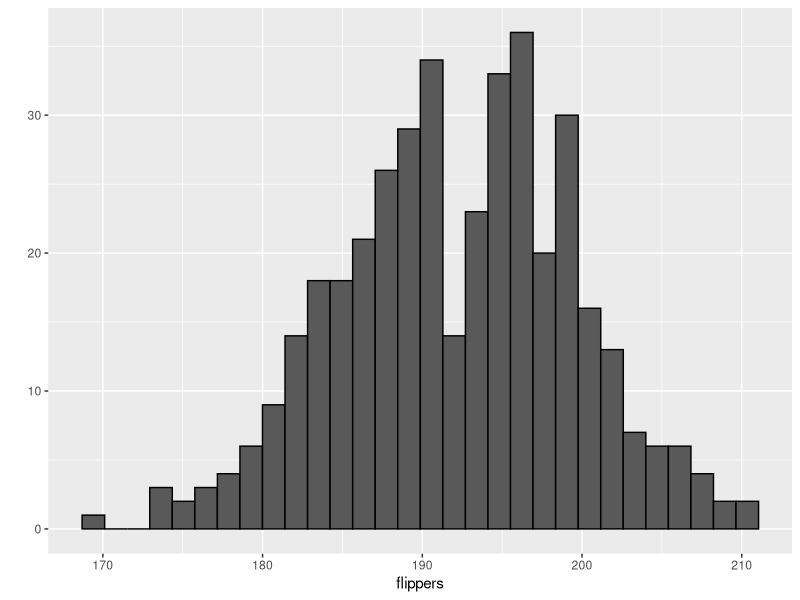

Write the R code that produced this figure.
# The normal distribution in R
library(tidyverse)

# Problem 1
pnorm(200, 192.9, 7.1) # less than 200 
1 - pnorm(200, 192.9, 7.1) # more than 200

# Problem 2
qnorm(.9, 192.9, 7.1)

# Problem 3
flippers <- rnorm(400, 192.9, 7.1)
qplot(flippers, col = I("black")) # plots will differ slightly due to random variation
